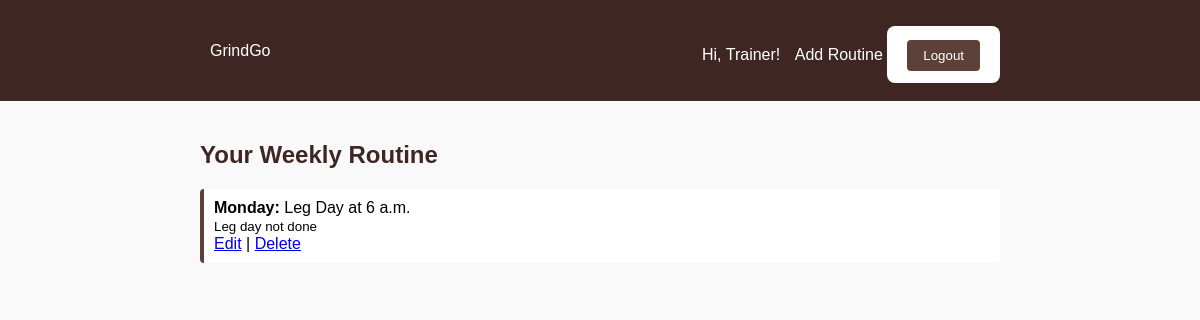
The page / (signed in) on the database its author committed.
### Routineapp/models.py (models this page shows, shortened)
class Routine(models.Model):
    user = models.ForeignKey(User, on_delete=models.CASCADE)
    title = models.CharField(max_length=100)
    day = models.CharField(max_length=10)  # e.g. 'Monday'
    time = models.TimeField()
    description = models.TextField(blank=True)

### Routineapp/views.py (the view)
# urls.py: path('', views.routine_list, name='routine_list'),  # after login
@login_required
def routine_list(request):
    routines = Routine.objects.filter(user=request.user)
    return render(request, 'Routineapp/routine_list.html', {'routines': routines})

### Routineapp/templates/Routineapp/routine_list.html
{% extends 'Routineapp/base.html' %}
{% block content %}
    {% load static %}
<h2>Your Weekly Routine</h2>
{% if routines %}
    <ul class="routine-list">
        {% for routine in routines %}
            <li>
                <strong>{{ routine.day }}:</strong> {{ routine.title }} at {{ routine.time }} <br>
                <small>{{ routine.description }}</small><br>
                <a href="{% url 'routine_update' routine.pk %}">Edit</a> |
                <a href="{% url 'routine_delete' routine.pk %}">Delete</a>
            </li>
        {% endfor %}
    </ul>
{% else %}
    <p>No routines yet. <a href="{% url 'routine_create' %}">Add one</a>!</p>
{% endif %}
{% endblock %}

### Routineapp/templates/Routineapp/base.html (shortened to what this page needs)
<!DOCTYPE html>
<html lang="en">
<link href="https://cdn.jsdelivr.net/npm/aos@2.3.4/dist/aos.css" rel="stylesheet">
<head>
    {% load static %}
    <link rel="stylesheet" href="{% static 'css/style.css' %}">
</head>
<body>
    <nav>
        <div class="container">
            <a href="{% url 'routine_list' %}">GrindGo</a>
            <div class="nav-links">
                {% if user.is_authenticated %}
                    <span>Hi, {{ user.username }}!</span>
                    <a href="{% url 'routine_create' %}" class="btn">Add Routine</a>
                    <form action="{% url 'logout' %}" method="post" style="display: inline;">
                        <button type="submit" class="btn">Logout</button>
                    </form>
                {% else %}
                    <a href="{% url 'login' %}" class="btn">Login</a>
                    <a href="{% url 'register' %}" class="btn">Register</a>
                {% endif %}
            </div>
        </div>
    </nav>
    <main class="container">
        {% block content %}
        {% endblock %}
    </main>
</body>
</html>

### Routineapp/static/css/style.css (style rules this page uses)
body { font-family: Arial, sans-serif; background: #f9f9f9; margin: 0; padding: 0; }
.container { max-width: 800px; margin: auto; padding: 20px; }
nav { background-color: #3e2723; color: white; padding: 10px 20px; }
nav .container { display: flex; justify-content: space-between; align-items: center; }
nav a { color: white; margin-left: 10px; text-decoration: none; }
h2 { color: #3e2723; }
form { background: white; padding: 20px; border-radius: 8px; }
button { background-color: #5d4037; color: white; border: none; padding: 8px 16px; margin-top: 10px; cursor: pointer; border-radius: 4px; }
.routine-list { list-style: none; padding: 0; }
.routine-list li { background: white; padding: 10px; margin: 10px 0; border-left: 4px solid #5d4037; border-radius:4px; }

### rows shown on the page
Routine: day "Monday", title "Leg Day", time "6 a.m.", description "Leg day not done"

### other values the page prints
{{ user.username }} "Trainer"
